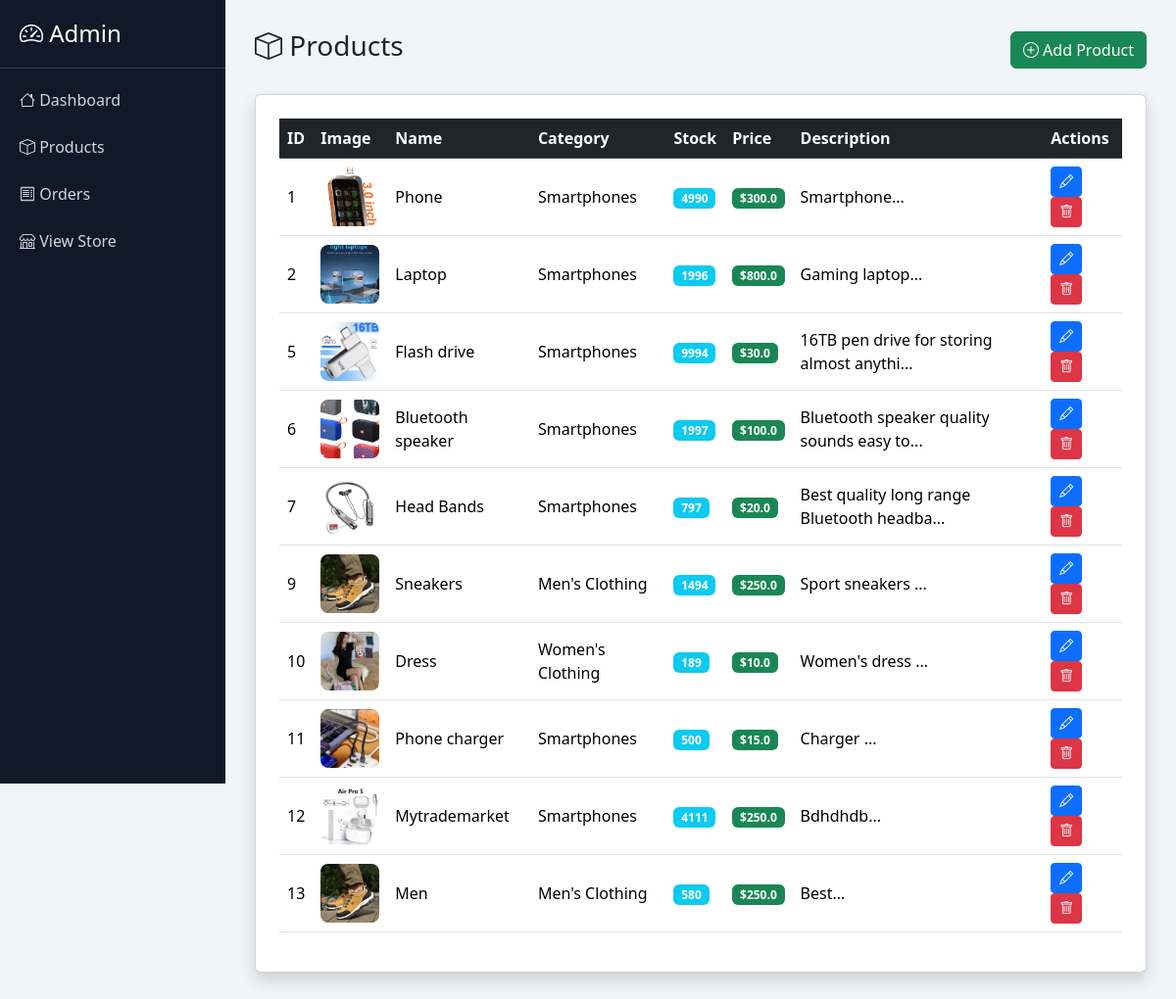
Page /products (signed in) on the committed database.
### tables this page shows
CREATE TABLE products (
    id INTEGER PRIMARY KEY AUTOINCREMENT,
    name TEXT,
    price REAL,
    description TEXT,
    image TEXT
, category_id INTEGER, stock INTEGER DEFAULT 0, supplier TEXT, supplier_id TEXT, supplier_price REAL, is_hot INTEGER DEFAULT 0, is_featured INTEGER DEFAULT 0, is_new INTEGER DEFAULT 0);

CREATE TABLE categories (
    id INTEGER PRIMARY KEY AUTOINCREMENT,
    name TEXT NOT NULL UNIQUE
);

### routes/products.py (the view)
@products_bp.route("/products")
@admin_required
def products():
    conn = get_db()
    products = conn.execute("""
        SELECT products.*, categories.name AS category_name
        FROM products
        LEFT JOIN categories
        ON products.category_id = categories.id
    """).fetchall()
    return render_template("products.html", products=products)

### app.py (called while the page is built)
@app.context_processor
def inject_settings():
    conn = get_db()
    settings = conn.execute(
        "SELECT * FROM settings WHERE id=1"
    ).fetchone()
    return dict(settings=settings)

### models/database.py (called while the page is built)
def get_db():
    if "db" not in g:
        g.db = sqlite3.connect(DATABASE)
        g.db.row_factory = sqlite3.Row
    return g.db

### services/helpers.py (called while the page is built)
def admin_required(f):
    @wraps(f)
    def decorated(*args, **kwargs):
        if not session.get("admin"):
            return redirect("/admin")
        return f(*args, **kwargs)
    return decorated

### templates/products.html (shortened to what this page needs)
<!DOCTYPE html>
<html>
<head>
<link href="https://cdn.jsdelivr.net/npm/bootstrap@5.3.2/dist/css/bootstrap.min.css" rel="stylesheet">
<link href="https://cdn.jsdelivr.net/npm/bootstrap-icons/font/bootstrap-icons.css" rel="stylesheet">
</head>
<body>
<div class="sidebar">
<h4><i class="bi bi-speedometer2"></i> Admin</h4>
<a href="/dashboard"><i class="bi bi-house"></i> Dashboard</a>
<a href="/products"><i class="bi bi-box"></i> Products</a>
<a href="/orders"><i class="bi bi-receipt"></i> Orders</a>
<a href="/"><i class="bi bi-shop"></i> View Store</a>
</div>
<div class="content">
<div class="d-flex justify-content-between align-items-center mb-4">
<h3><i class="bi bi-box"></i> Products</h3>
<a href="/add_product" class="btn btn-success">
<i class="bi bi-plus-circle"></i> Add Product
</a>
</div>
<div class="card shadow p-4">
<div class="table-responsive">
<table class="table table-hover align-middle">
<thead class="table-dark">
<tr>
<th>ID</th>
<th>Image</th>
<th>Name</th>
<th>Category</th>
<th>Stock</th>
<th>Price</th>
<th>Description</th>
<th>Actions</th>
</tr>
</thead>
<tbody>
{% for product in products %}
<tr>
<td>{{ product.id }}</td>
<td>
{% if product.image %}
<img src="{{ url_for('static', filename='uploads/' ~ product.image) }}"
class="product-img">
{% else %}
<span class="text-muted">No image</span>
{% endif %}
</td>
<td>{{ product.name }}</td>
<td>{{ product.category_name }}</td>
<td>
{% if product.stock <= 0 %}
<span class="badge bg-danger">Out of Stock</span>
{% else %}
<span class="badge bg-info">
{{ product.stock }}
</span>
{% endif %}
</td>
<td>
<span class="badge bg-success">
${{ product.price }}
</span>
</td>
<td>
{% if product.description %}
{{ product.description[:40] }}...
{% else %}
<span class="text-muted">No description</span>
{% endif %}
</td>
<td>
<a href="/edit_product/{{ product.id }}"
class="btn btn-sm btn-primary">
<i class="bi bi-pencil"></i>
</a>
<a href="/delete_product/{{ product.id }}"
class="btn btn-sm btn-danger"
onclick="return confirm('Delete this product?');">
<i class="bi bi-trash"></i>
</a>
</td>
</tr>
{% endfor %}
</tbody>
</table>
</div>
</div>
</div>
</body>
</html>

### templates/products.html (style rules this page uses)
body { background:#f1f4f9; }
.sidebar { height:100vh; background:#111827; color:white; position:fixed; width:230px; }
.sidebar h4 { padding:20px; border-bottom:1px solid #374151; }
.sidebar a { color:#d1d5db; text-decoration:none; display:block; padding:12px 20px; }
.content { margin-left:230px; padding:30px; }
.product-img { width:60px; height:60px; object-fit:cover; border-radius:8px; }

### rows in the picture
products: id "1", image (picture), name "Phone", category_name "Smartphones", stock "4990", price "300.0", description "Smartphone"
products: id "2", image (picture), name "Laptop", category_name "Smartphones", stock "1996", price "800.0", description "Gaming laptop"
products: id "5", image (picture), name "Flash drive", category_name "Smartphones", stock "9994", price "30.0", description "16TB pen drive for storing almost anythi"
products: id "6", image (picture), name "Bluetooth speaker", category_name "Smartphones", stock "1997", price "100.0", description "Bluetooth speaker quality sounds easy to"
products: id "7", image (picture), name "Head Bands", category_name "Smartphones", stock "797", price "20.0", description "Best quality long range Bluetooth headba"
products: id "9", image (picture), name "Sneakers", category_name "Men's Clothing", stock "1494", price "250.0", description "Sport sneakers"
products: id "10", image (picture), name "Dress", category_name "Women's Clothing", stock "189", price "10.0", description "Women's dress"
products: id "11", image (picture), name "Phone charger", category_name "Smartphones", stock "500", price "15.0", description "Charger"
products: id "12", image (picture), name "Mytrademarket", category_name "Smartphones", stock "4111", price "250.0", description "Bdhdhdb"
products: id "13", image (picture), name "Men", category_name "Men's Clothing", stock "580", price "250.0", description "Best"
